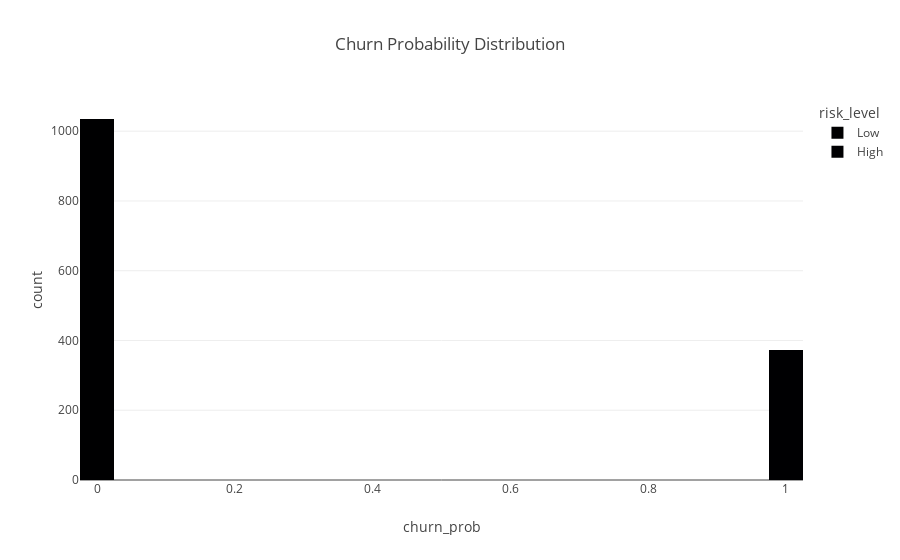

Notebook code cell kept with this figure:
### Code cell
import plotly.express as px

# Histogram (WORKS!)
fig = px.histogram(df_scored, x='churn_prob', color='risk_level', 
                   title="Churn Probability Distribution", nbins=20)
fig.show()

# KPIs (WORKS!)
high_risk_count = len(df_scored[df_scored['risk_level']=='High'])
revenue_risk = df_scored[df_scored['risk_level']=='High']['customer_value'].sum()

print(f"🚨 High Risk Customers: {high_risk_count:,}")
print(f"💰 Revenue at Risk: ${revenue_risk:,.0f}")
print(f"💵 Potential Savings: ${df_scored['expected_roi'].sum():,.0f}")

# Table (WORKS!)
print("\n🏆 Top 10 High-Risk Customers:")
high_risk_top10 = df_scored[df_scored['risk_level']=='High'].head(10)[
    ['churn_prob', 'customer_value', 'expected_roi', 'monthly_charges', 'tenure', 'risk_level']
].round(2)
high_risk_top10

### Figure 1 — Plotly figure (JSON) as saved in the notebook; plotly's stock layout.template omitted (floating-point values rounded to 4 significant figures; data arrays with more than 128 entries replaced by an {"elided": "..."} marker saying what was removed)
{"data": [{"alignmentgroup": "True", "bingroup": "x", "hovertemplate": "risk_level=Low<br>churn_prob=%{x}<br>count=%{y}<extra></extra>", "legendgroup": "Low", "marker": {"color": "#000001", "pattern": {"shape": ""}}, "name": "Low", "nbinsx": 20, "offsetgroup": "Low", "orientation": "v", "showlegend": true, "type": "histogram", "x": {"elided": "1035 float values"}, "xaxis": "x", "yaxis": "y"}, {"alignmentgroup": "True", "bingroup": "x", "hovertemplate": "risk_level=High<br>churn_prob=%{x}<br>count=%{y}<extra></extra>", "legendgroup": "High", "marker": {"color": "#000002", "pattern": {"shape": ""}}, "name": "High", "nbinsx": 20, "offsetgroup": "High", "orientation": "v", "showlegend": true, "type": "histogram", "x": {"elided": "374 float values"}, "xaxis": "x", "yaxis": "y"}], "layout": {"autosize": true, "barmode": "relative", "legend": {"title": {"text": "risk_level"}, "tracegroupgap": 0}, "title": {"text": "Churn Probability Distribution"}, "xaxis": {"anchor": "y", "autorange": true, "domain": [0, 1], "range": [-0.025, 1.025], "title": {"text": "churn_prob"}, "type": "linear"}, "yaxis": {"anchor": "x", "autorange": true, "domain": [0, 1], "range": [0, 1089.0], "title": {"text": "count"}}}}
